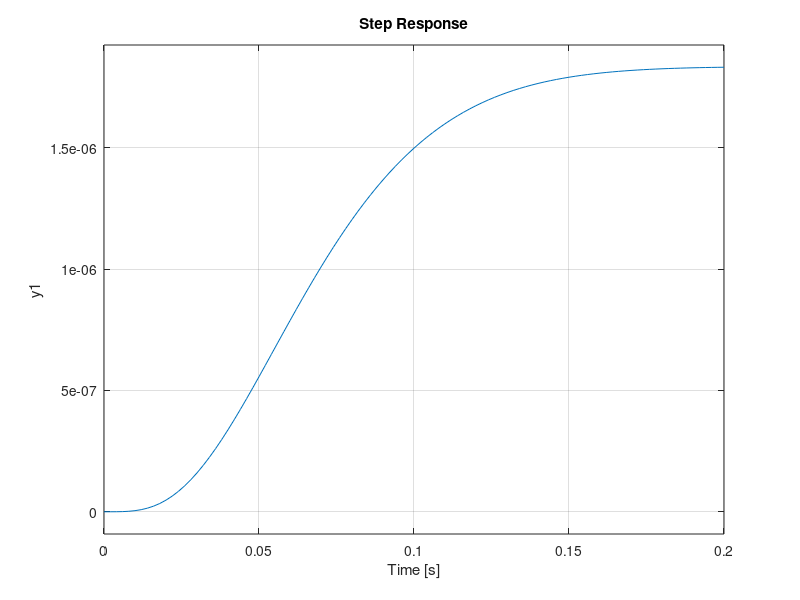

Source code (MATLAB): (Note: this script raises an error after producing the figure.)
clc

A = [0 1 0 0;0 0 1 0; 0 0 0 1;0 0 0 -5];
B = [0;0;0;17];
C = [1 0 0 0];
D = 0;

sys = ss(A,B,C,D);
E = eig(A);

P = [-40-18.22i -40+18.22i -60 -80];
K = place(A,B,P);

Acl = A - B*K;
Ecl = eig(Acl);
syscl = ss(Acl,B,C,D);
step(syscl);

Kdc = dcgain(syscl);
Kr = 1 / Kdc;
syscl_sc = ss(Acl,B*Kr,C,D);
[y, t] = step(syscl_sc);
[num , den] = ss2tf(Acl,B*Kr,C,D);
G = tf(num , den);

[num1 , den1] = ss2tf(A,B,C,D);
P = tf(num1 , den1);
C = G/(P-G*P);
% Calculate step response characteristics using stepinfo
info= stepinfo(y,t);
step(syscl_sc);
disp('info computed via State feedback:') 
info


